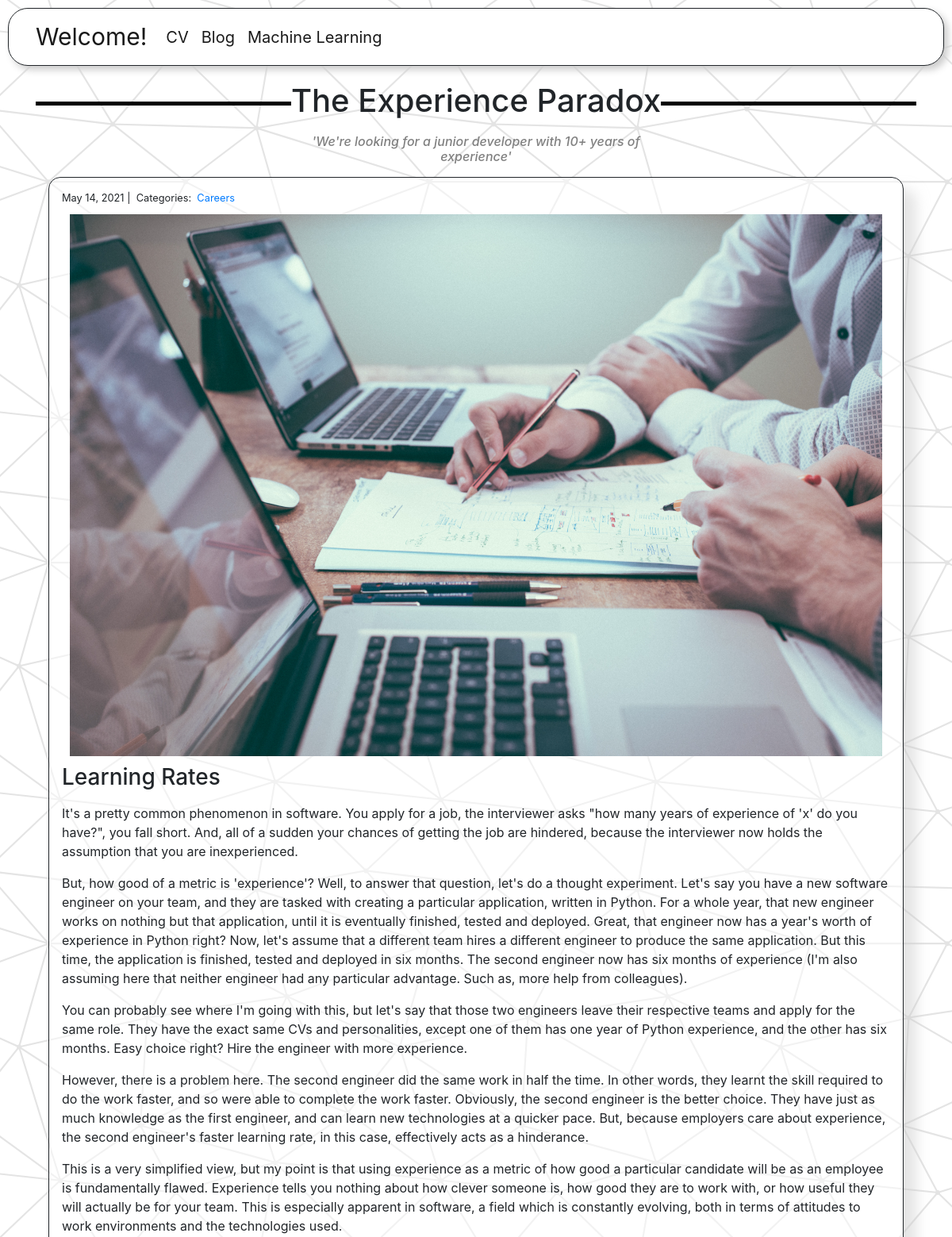
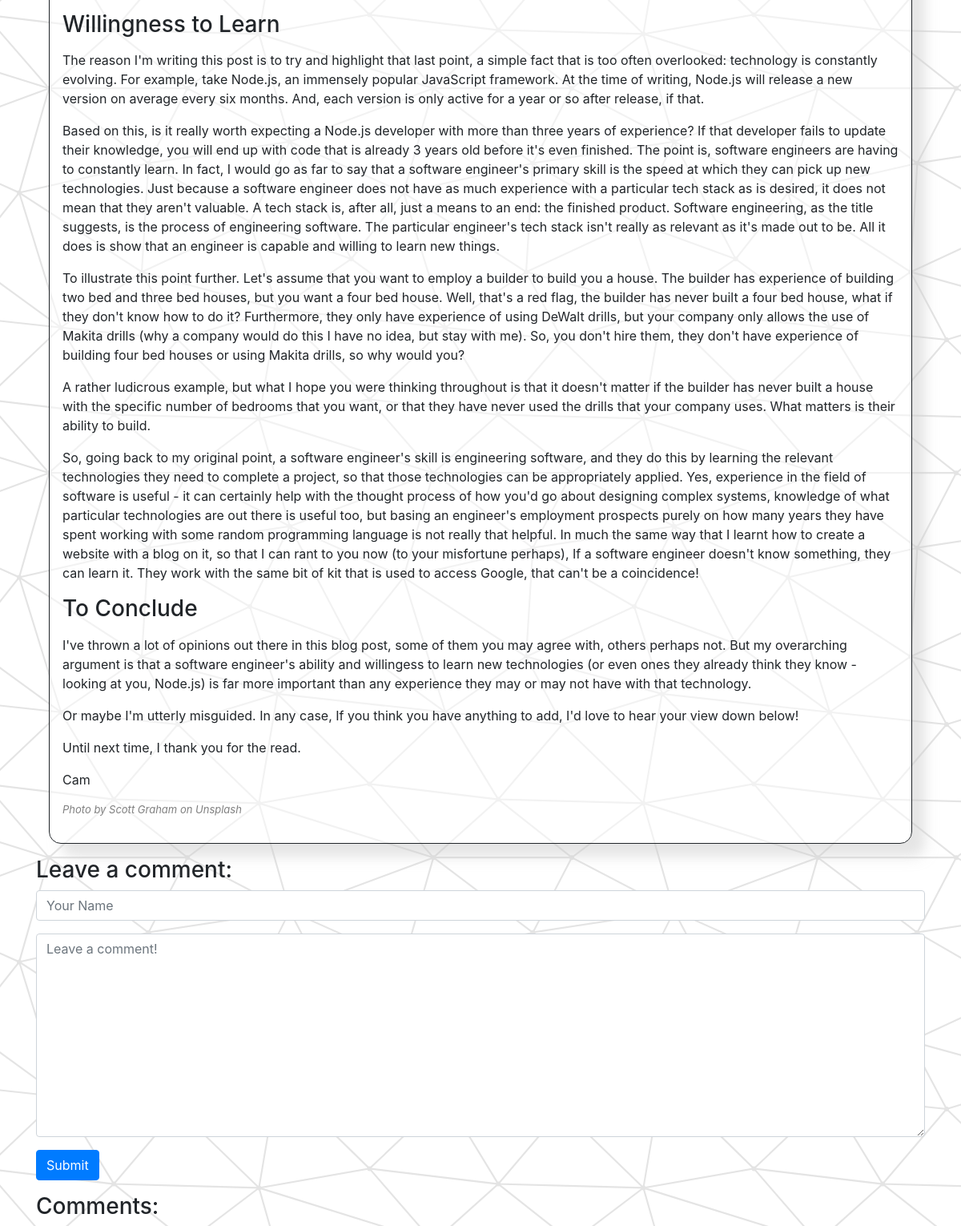
Page /blog/1/ on the committed database (2 pictures, top to bottom).
### blog/models.py (models this page shows, shortened)
class Post(models.Model):
    title = models.CharField(max_length=255)
    subtitle = models.CharField(max_length=255, default='', blank=True)
    cover = models.ImageField(upload_to='images/', default='null', blank=True)
    header1 = models.CharField(max_length=255, default='', blank=True)
    body1 = models.TextField(default='', blank=True)
    image1 = models.ImageField(upload_to='images/', default='null', blank=True)
    header2 = models.CharField(max_length=255, default='', blank=True)
    body2 = models.TextField(default='', blank=True)
    image2 = models.ImageField(upload_to='images/', default='null', blank=True)
    header3 = models.CharField(max_length=255, default='', blank=True)
    body3 = models.TextField(default='', blank=True)
    image3 = models.ImageField(upload_to='images/', default='null', blank=True)
    header4 = models.CharField(max_length=255, default='', blank=True)
    body4 = models.TextField(default='', blank=True)
    image4 = models.ImageField(upload_to='images/', default='null', blank=True)
    image_credits = models.TextField(default='',blank=True)
    created_on = models.DateTimeField(auto_now_add=True)
    last_modified = models.DateTimeField(auto_now=True)
    categories = models.ManyToManyField('Category', related_name='posts')

class Category(models.Model):
    name = models.CharField(max_length=20)

### blog/views.py (the view, shortened to what this page needs)
# urls.py: path("<int:pk>/", views.blog_detail, name="blog_detail"),
def blog_detail(request, pk):
    post = Post.objects.get(pk=pk)
    form = CommentForm()
    comments = Comment.objects.filter(post=post)
    context = {
        "post": post,
        "comments": comments,
        "form": form,
    }
    return render(request, "blog_detail.html", context)

### blog/forms.py
class CommentForm(forms.Form):
    author = forms.CharField(
        max_length=60,
        widget=forms.TextInput(attrs={
            "class": "form-control",
            "placeholder": "Your Name"
        })
    )
    body = forms.CharField(widget=forms.Textarea(
        attrs={
            "class": "form-control",
            "placeholder": "Leave a comment!"
        })
    )

### blog/templates/blog_detail.html (shortened to what this page needs)
{% extends "base.html" %} {% block page_content %}
<div>
    <h1>{{ post.title }}</h1>
    <div class="col-md-8 centered-div">
        <h6>{{post.subtitle}}</h6>
    </div>
    <div class="raised-container">
        <small>
        {{ post.created_on.date }} |&nbsp;
        Categories:&nbsp;
        {% for category in post.categories.all %}
        <a href="{% url 'blog_category' category.name %}">
            {{ category.name }}
        </a>&nbsp;
        {% endfor %}
    </small> {% if 'null' not in post.cover.url %}
        <div class="centered-div"><img src="{{post.cover.url}}"></div> {% endif %}
        <h3>{{post.header1}}</h3>
        <p>{{ post.body1 | linebreaks }}</p>
        <h3>{{post.header2}}</h3>
        <p>{{ post.body2 | linebreaks }}</p>
        <h3>{{post.header3}}</h3>
        <p>{{ post.body3 | linebreaks }}</p>
        <p class="image-credits">{{post.image_credits}}</p>
    </div>
    <h3>Leave a comment:</h3>
    <form action="/blog/{{ post.pk }}/" method="post">
        <div class="form-group">
            {{ form.author }}
        </div>
        <div class="form-group">
            {{ form.body }}
        </div>
        <button type="submit" class="btn btn-primary">Submit</button>
    </form>
    <h3>Comments:</h3>
</div>
{% endblock %}

### static/style.css (style rules this page uses)
.raised-container { background-color: rgba(255, 255, 255, 0.5); padding: 1rem; margin: 1rem; box-shadow: 1rem 1rem 1rem rgb(204, 204, 204, 0.5); border-radius: 15px; border-color: black; border: 1px; border-style: solid; }
h1 { position: relative; overflow: hidden; text-align: center; padding: 10px; }
h1:before, h1:after { position: absolute; top: 51%; overflow: hidden; width: 50%; height: 5px; content: '\a0'; background-color: black; }
h1:before { margin-left: -50%; text-align: right; }
div h6 { font-style: italic; text-align: center; color: gray; font-weight: 50%; margin-left: 20%; margin-right: 20%; }
.centered-div { margin: 0 auto; }
img { width: 100%; padding: 10px; height: auto; object-fit: cover; text-align: center; display: block; margin: auto; }
.image-credits { font-style: italic; color: gray; font-weight: 50%; font-size: small; }

### rows in the picture
Post: title "The Experience Paradox", subtitle "'We're looking for a junior developer with 10+ years of experience'", created_on "May 14, 2021", cover (picture), header1 "Learning Rates", body1 "It's a pretty common phenomenon in software. You apply for a job, the interviewer asks \"how many years of experience of 'x' do you have?\", you fall short. And, all of a sudden your chances of getting the job are hindered, because the interviewer now holds the assumption that you are inexperienced. But, how good of a metric is 'experience'? Well, to answer that question, let's do a thought experiment. Let's say you have a new software engineer on your team, and they are tasked with creating a particular application, written in Python. For a whole year, that new engineer works on nothing but that application, until it is eventually finished, tested and deployed. Great, that engineer now has a…", header2 "Willingness to Learn", body2 "The reason I'm writing this post is to try and highlight that last point, a simple fact that is too often overlooked: technology is constantly evolving. For example, take Node.js, an immensely popular JavaScript framework. At the time of writing, Node.js will release a new version on average every six months. And, each version is only active for a year or so after release, if that. Based on this, is it really worth expecting a Node.js developer with more than three years of experience? If that developer fails to update their knowledge, you will end up with code that is already 3 years old before it's even finished. The point is, software engineers are having to constantly learn. In fact, I…", header3 "To Conclude", body3 "I've thrown a lot of opinions out there in this blog post, some of them you may agree with, others perhaps not. But my overarching argument is that a software engineer's ability and willingess to learn new technologies (or even ones they already think they know - looking at you, Node.js) is far more important than any experience they may or may not have with that technology. Or maybe I'm utterly misguided. In any case, If you think you have anything to add, I'd love to hear your view down below! Until next time, I thank you for the read. Cam", image_credits "Photo by Scott Graham on Unsplash"
Category: name "Careers"
